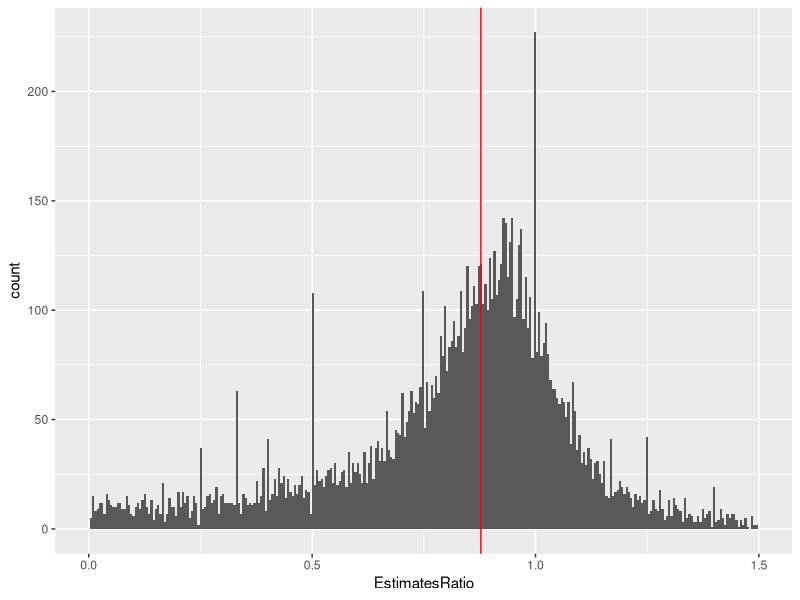
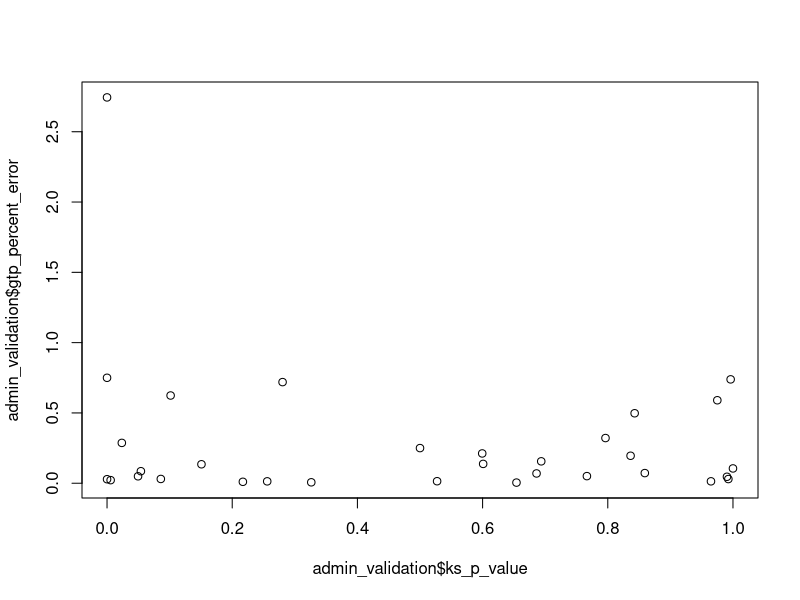

Write R code to recreate these figures, in order. (Note: this script raises an error after producing the figures.)
library(ggplot2)

admin = read.csv(file = 'admin_transparency.csv')


admin$EstimatesRatio = admin$mvue/admin$linearEstimation
ggplot(admin, aes(x=EstimatesRatio)) + geom_histogram(bins=300) + xlim(0, 1.5) + geom_vline(xintercept = median(admin$EstimatesRatio[!is.na(admin$EstimatesRatio)]), color = 'red')


# admin validation
admin_validation = read.csv(file = 'adm_validation_plt_new.csv')
admin_validation$division  = paste(admin_validation$Year,admin_validation$法院名称,'行初')
admin_validation = merge(admin_validation,admin,by = 'division', all.x = TRUE)
admin_validation$gtp_percent_error = abs(admin_validation$mvue - admin_validation$受理行政诉讼)/admin_validation$受理行政诉讼
admin_validation$regre_percent_error = abs(admin_validation$linearEstimation - admin_validation$受理行政诉讼)/admin_validation$受理行政诉讼

plot(admin_validation$ks_p_value,admin_validation$gtp_percent_error)
plot(admin_validation$ci,admin_validation$gtp_percent_error)
plot(admin_validation$white_test,admin_validation$regre_percent_error)
plot(admin_validation$r_squared,admin_validation$regre_percent_error)

admin_v_plot = admin_validation
admin_v_plot$esti = admin_v_plot$mvue
admin_v_plot$Method = 'MVUE'
admin_v_plot$ci_low = admin_v_plot$max_case_number
admin_v_plot$ci_upper = admin_v_plot$max_case_number + admin_v_plot$ci_upper
admin_v_plot1 = admin_validation
admin_v_plot1$esti = admin_v_plot1$linearEstimation
admin_v_plot1$Method = 'Linear'
admin_v_plot1$ci_low = admin_v_plot1$lower_bound
admin_v_plot1$ci_upper = admin_v_plot1$upper_bound
admin_v_plot = rbind(admin_v_plot,admin_v_plot1)

## Observation >1000 removed 
ggplot(admin_v_plot, aes(x = 受理行政诉讼, y = esti, group = Method)) +
  geom_point(size = 2,aes(shape=Method,color = Method),fill="white") +
  geom_errorbar(aes(ymax = ci_upper, ymin = ci_low)) + ylim(0, 500) + xlim(0, 500) + ggtitle("Administrative Courts Validation") +
  xlab("Number of Cases from Work Reports") + ylab("Estimation") + scale_color_manual(values = c("red", "blue", "green")) + theme_bw() + theme(
    plot.title = element_text(size=20,hjust = 0.5),
    axis.title.x = element_text(size=20),
    axis.title.y = element_text(size=20)
  ) + geom_abline(intercept = 0, slope = 1, color="black", size=0.5) + theme(
    legend.title = element_text(size = 20),
    legend.text = element_text(size = 18))

admin_v_plot = admin_validation
admin_v_plot$error_percent = admin_v_plot$gtp_percent_error
admin_v_plot$Method = 'MVUE'
admin_v_plot1 = admin_validation
admin_v_plot1$Method = 'Linear'
admin_v_plot1$error_percent = admin_v_plot1$regre_percent_error
admin_v_plot = rbind(admin_v_plot,admin_v_plot1)
#admin_v_plot = subset(admin_v_plot,受理行政诉讼<1000)
p = ggplot(admin_v_plot, aes(x = ks_p_value, y = error_percent, group = Method)) +
  geom_point(size = 2,aes(shape=Method,color = Method),fill="white") + ggtitle("Uniformity Test of Administrative Courts") +
  xlab("P-value of Uniformity Test") + ylab("Percent Error") + scale_color_manual(values = c("red", "blue", "green")) + theme_bw() + theme(
    plot.title = element_text(size=20,hjust = 0.5),
    axis.title.x = element_text(size=20),
    axis.title.y = element_text(size=20)
  ) + geom_vline(xintercept = 0.05) + theme(
    legend.title = element_text(size = 20),
    legend.text = element_text(size = 18))
p + annotate("text", x = 0.2, y = 2, label = "0.05 p-value threshold")

